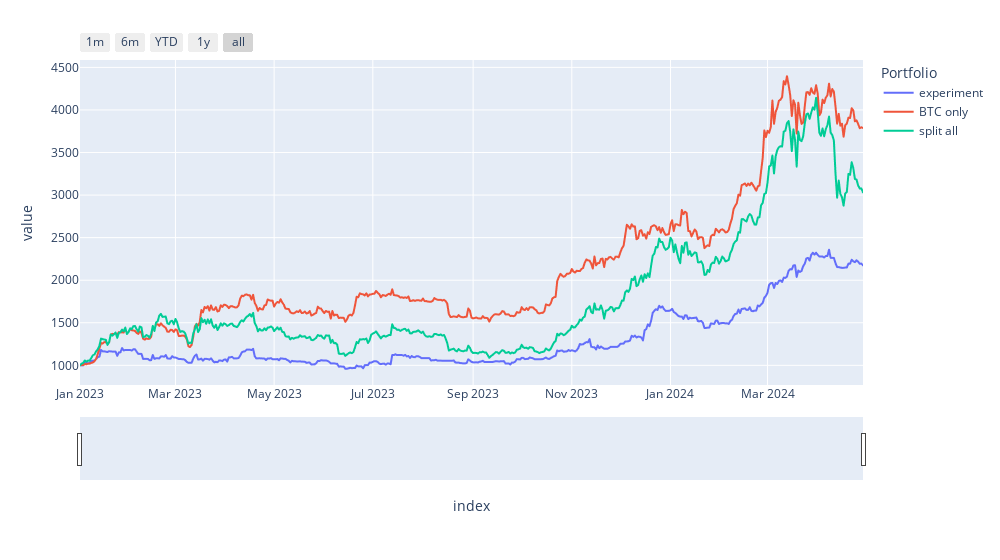

Notebook code for this chart:
### Code cell
portfolio_plotter([experiment, holdBTC, split_all])

### Figure 1 — Plotly figure (JSON) as saved in the notebook; plotly's stock layout.template omitted (floating-point values rounded to 4 significant figures; data arrays with more than 128 entries replaced by an {"elided": "..."} marker saying what was removed)
{"data": [{"hovertemplate": "variable=experiment<br>index=%{x}<br>value=%{y}<extra></extra>", "legendgroup": "experiment", "line": {"color": "#636efa", "dash": "solid"}, "marker": {"symbol": "circle"}, "mode": "lines", "name": "experiment", "showlegend": true, "type": "scattergl", "x": {"elided": "485 str values"}, "xaxis": "x", "y": {"elided": "485 float values"}, "yaxis": "y"}, {"hovertemplate": "variable=BTC only<br>index=%{x}<br>value=%{y}<extra></extra>", "legendgroup": "BTC only", "line": {"color": "#EF553B", "dash": "solid"}, "marker": {"symbol": "circle"}, "mode": "lines", "name": "BTC only", "showlegend": true, "type": "scattergl", "x": {"elided": "485 str values"}, "xaxis": "x", "y": {"elided": "485 float values"}, "yaxis": "y"}, {"hovertemplate": "variable=split all<br>index=%{x}<br>value=%{y}<extra></extra>", "legendgroup": "split all", "line": {"color": "#00cc96", "dash": "solid"}, "marker": {"symbol": "circle"}, "mode": "lines", "name": "split all", "showlegend": true, "type": "scattergl", "x": {"elided": "485 str values"}, "xaxis": "x", "y": {"elided": "485 float values"}, "yaxis": "y"}], "layout": {"legend": {"title": {"text": "Portfolio"}, "tracegroupgap": 0}, "margin": {"t": 60}, "width": 1000, "xaxis": {"anchor": "y", "domain": [0, 1], "rangeselector": {"buttons": [{"count": 1, "label": "1m", "step": "month", "stepmode": "backward"}, {"count": 6, "label": "6m", "step": "month", "stepmode": "backward"}, {"count": 1, "label": "YTD", "step": "year", "stepmode": "todate"}, {"count": 1, "label": "1y", "step": "year", "stepmode": "backward"}, {"step": "all"}]}, "rangeslider": {"visible": true}, "title": {"text": "index"}}, "yaxis": {"anchor": "x", "domain": [0, 1], "title": {"text": "value"}}}}
